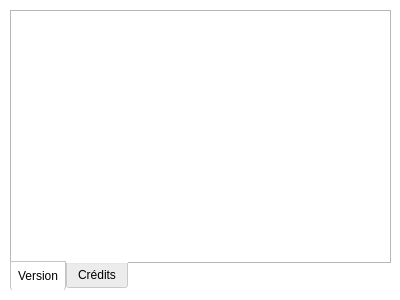
<?xml version="1.0" encoding="UTF-8"?>
<ui version="4.0">
 <class>a_propos</class>
 <widget class="QDialog" name="a_propos">
  <property name="geometry">
   <rect>
    <x>0</x>
    <y>0</y>
    <width>400</width>
    <height>300</height>
   </rect>
  </property>
  <property name="windowTitle">
   <string>À propos</string>
  </property>
  <property name="styleSheet">
   <string notr="true">background-color:rgb(255, 255, 255);</string>
  </property>
  <widget class="QTabWidget" name="tabWidget">
   <property name="geometry">
    <rect>
     <x>10</x>
     <y>10</y>
     <width>381</width>
     <height>281</height>
    </rect>
   </property>
   <property name="styleSheet">
    <string notr="true">QTabBar::tab:selected {
background: white;
border: 1px solid #C4C4C3;
border-bottom-color: white; /* same as the pane color */
border-bottom-left-radius: 4px;
border-bottom-right-radius: 4px;
min-width: 8ex;
padding: 7px;
}
QStackedWidget {background:white}
QTabBar QToolButton {
background:white;
border: 1px solid #C4C4C3;
border-bottom-color: white; /* same as the pane color */
border-top-left-radius: 4px;
border-top-right-radius: 4px;
}
</string>
   </property>
   <property name="tabPosition">
    <enum>QTabWidget::South</enum>
   </property>
   <property name="currentIndex">
    <number>0</number>
   </property>
   <widget class="QWidget" name="version">
    <attribute name="title">
     <string>Version</string>
    </attribute>
   </widget>
   <widget class="QWidget" name="credits">
    <attribute name="title">
     <string>Crédits</string>
    </attribute>
   </widget>
  </widget>
 </widget>
 <resources/>
 <connections/>
</ui>
